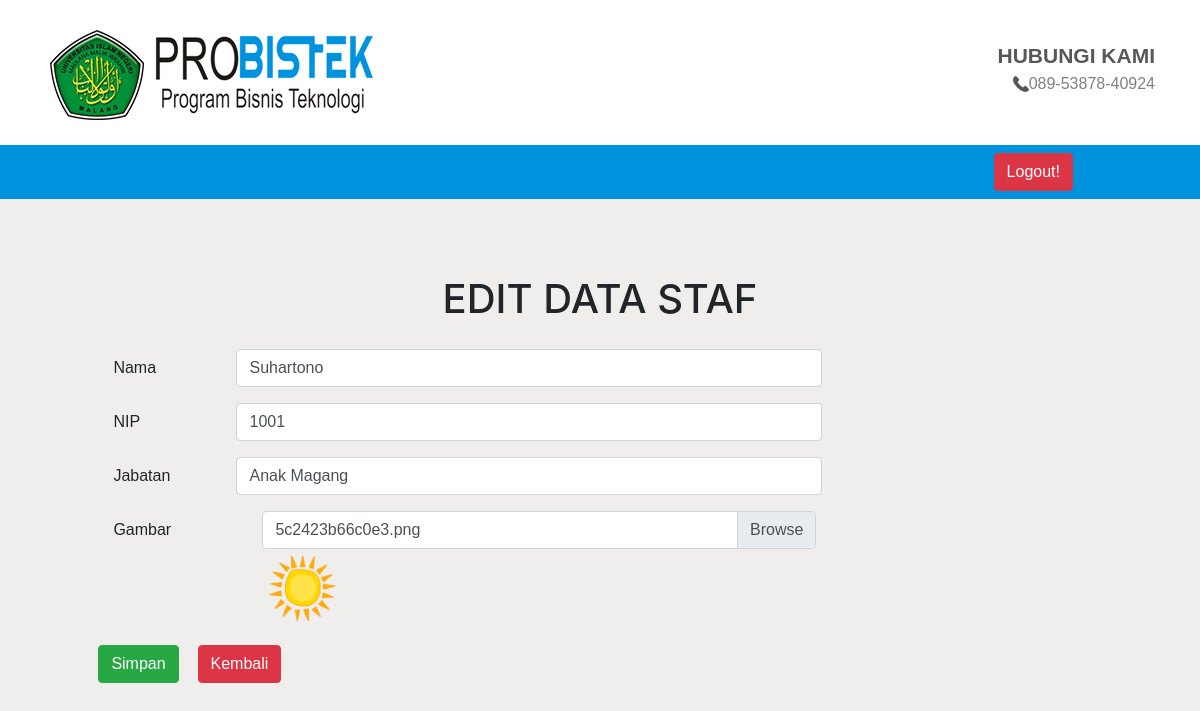
/adminStaf/edit2.php?id=1 (signed in), run on the app's committed database.
### tables this page shows
CREATE TABLE `staf` (
  `id` int(11) NOT NULL,
  `nama` varchar(55) NOT NULL,
  `nip` int(11) NOT NULL,
  `jabatan` varchar(55) NOT NULL,
  `gambar` varchar(30) NOT NULL
);

### functions.php (called while the page is built, shortened)
<?php
    $conn = mysqli_connect("localhost", "root", "", "uas-probistek");
    function query($query) {
        global $conn;
        $result = mysqli_query($conn, $query);
        $rows = [];
        while ($row = mysqli_fetch_assoc($result)) {
            $rows[] = $row;
        }
        return $rows;
    }
?>

### adminStaf/edit2.php (the view, shortened to what this page needs)
<?php
    require "../functions.php";
    $id = $_GET["id"];
    $staf = query("SELECT * FROM staf WHERE id = $id")[0];
?>
<!DOCTYPE html>
<html>
<head>
    <link rel="stylesheet" type="text/css" href="../css/bootstrap.css">
    <link rel="stylesheet" type="text/css" href="../css/style.css">
</head>
<body>
    <header>
        <div class="container">
            <div class="row">
                <div class="col-6 image">
                    <img id="probistek" src="../images/probistek2.png">
                </div>
                <div class="col-6 contact">
                    <p id="contact1"><b>HUBUNGI KAMI</b></p>
                    <table class="contact2">
                        <tr>
                            <td><img src="../images/call-answer.png"></td>
                            <td>089-53878-40924</td>
                        </tr>
                    </table>
                </div>
            </div>
        </div>
        <div>
            <nav class="navbar navbar-expand-lg navbar-dark">
                <div class="collapse navbar-collapse" id="navbarSupportedContent">
                    <a href="../login.php">
                        <button id="adminBtn" class="btn btn-danger" type="button">Logout!</button>
                    </a>
                </div>
            </nav>
        </div>
    </header>
    <h1>EDIT DATA STAF</h1>
    <form method="post" action="" enctype="multipart/form-data">
        <div class="form-group row">
            <label for="nama" class="col-sm-2 col-form-label">Nama</label>
            <div class="col-sm-10">
                <input type="text" class="form-control" id="nama" name="nama" placeholder="Masukkan Nama Staf"
                    required value="<?= $staf["nama"];?>">
            </div>
        </div>
        <div class="form-group row">
            <label for="nip" class="col-sm-2 col-form-label">NIP</label>
            <div class="col-sm-10">
                <input type="text" class="form-control" id="nip" name="nip" placeholder="Masukkan NIP Staf"
                    required value="<?= $staf["nip"];?>">
            </div>
        </div>
        <div class="form-group row">
            <label for="jabatan" class="col-sm-2 col-form-label">Jabatan</label>
            <div class="col-sm-10">
                <input type="text" class="form-control" id="jabatan" name="jabatan" placeholder="Masukkan Jabatan Staf"
                    required value="<?= $staf["jabatan"];?>">
            </div>
        </div>
        <div class="form-group row">
            <label for="gambar" class="col-sm-2 col-form-label" id="labelGambar">Gambar</label>
            <div class="col-sm-9 custom-file">
                <label class="custom-file-label" for="gambar"><?= $staf["gambar"]?></label><br>
            </div>
            <div class="col-sm-3" id="gambarUbah">
                <img src="../images/<?= $staf['gambar'];?>" alt="" width="80">
            </div>
        </div>
        <div class="form-group row">
            <button type="button" class="btn btn-success" data-toggle="modal" data-target="#modalSimpan">
            Simpan
            </button>
            <button type="button" class="btn btn-danger" data-toggle="modal" data-target="#modalBatal" id="kembali">
            Kembali
            </button>
        </div>
    </form>
    <br><br>
</body>
</html>

### css/style.css (style rules this page uses)
* { font-family: helvetica; margin: 0; padding: 0; }
.image { padding-top: 25px; padding-bottom: 20px; }
.col-6.contact { padding-top: 40px; margin-bottom: 0%; }
#contact1 { color: #58585A; text-align: right; font-size: 21px; margin-bottom: 0px; }
table.contact2 { float: right; margin-top: 0%; padding-right: 0px; color: #808080; }
.navbar { background-color: #0093dd !important; font-size: 17px !important; font-weight: bold !important; color: black !important; }
#adminBtn { margin-right: 111px !important; color: #fff; }
a { text-decoration: none !important; color: #fff !important; }

### adminStaf/edit2.php (style rules this page uses)
body { background-color: #EFEEEC; }
header { background-color: #FFF; }
form { background-color: #EFEEEC; padding-left: 3cm; padding-top: 0.5cm; padding-right: 10cm; }
h1 { padding-top: 2cm; text-align: center; }
#kembali { margin-left: 0.5cm; }
#labelGambar { padding-right: 149px; }
#gambarUbah { padding-left: 4.5cm; }

### data on the page
staf: nama "Suhartono", nip "1001", jabatan "Anak Magang", gambar "5c2423b66c0e3.png", gambar (picture)
